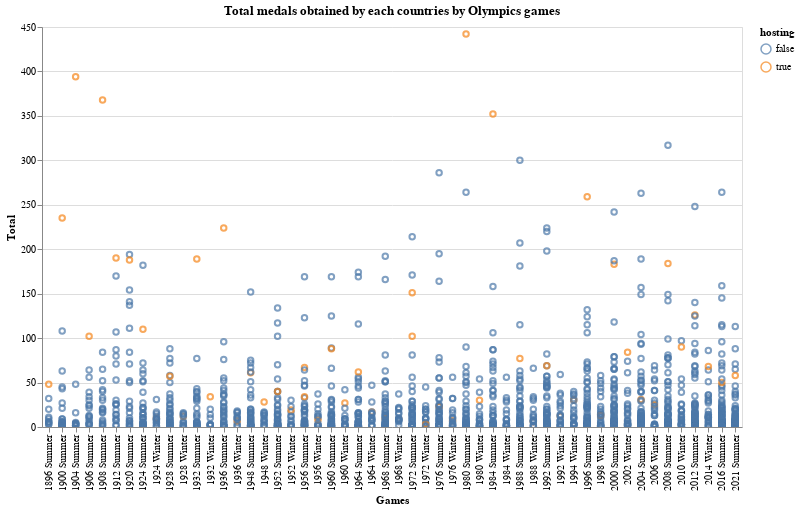

Notebook code cell kept with this figure:
### Code cell
task2_scatter

### Figure 1 — Vega-Lite specification as saved in the notebook (floating-point values rounded to 4 significant figures; data arrays with more than 128 entries replaced by an {"elided": "..."} marker saying what was removed)
{"config": {"view": {"continuousWidth": 400, "continuousHeight": 300}}, "data": {"name": "data-2627d6f41c52d7d293c788d66c82481c"}, "mark": "point", "encoding": {"color": {"field": "hosting", "type": "nominal"}, "tooltip": [{"field": "country", "type": "nominal"}, {"field": "Total", "type": "quantitative"}], "x": {"field": "Games", "type": "nominal"}, "y": {"field": "Total", "type": "quantitative"}}, "height": 400, "selection": {"selector011": {"type": "interval", "bind": "scales", "encodings": ["x", "y"]}}, "title": "Total medals obtained by each countries by Olympics games", "width": 700, "$schema": "https://vega.github.io/schema/vega-lite/v4.17.0.json", "datasets": {"data-2627d6f41c52d7d293c788d66c82481c": {"elided": "1744 records"}}}
